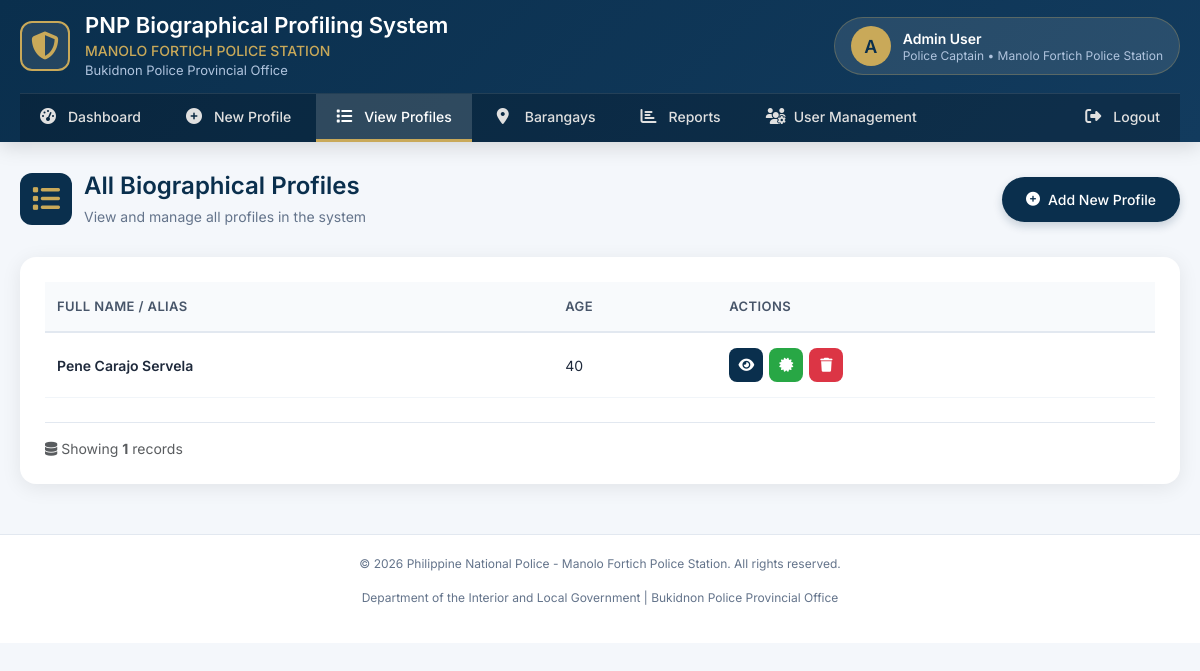
The app's page /profiles.php (signed in), older data.
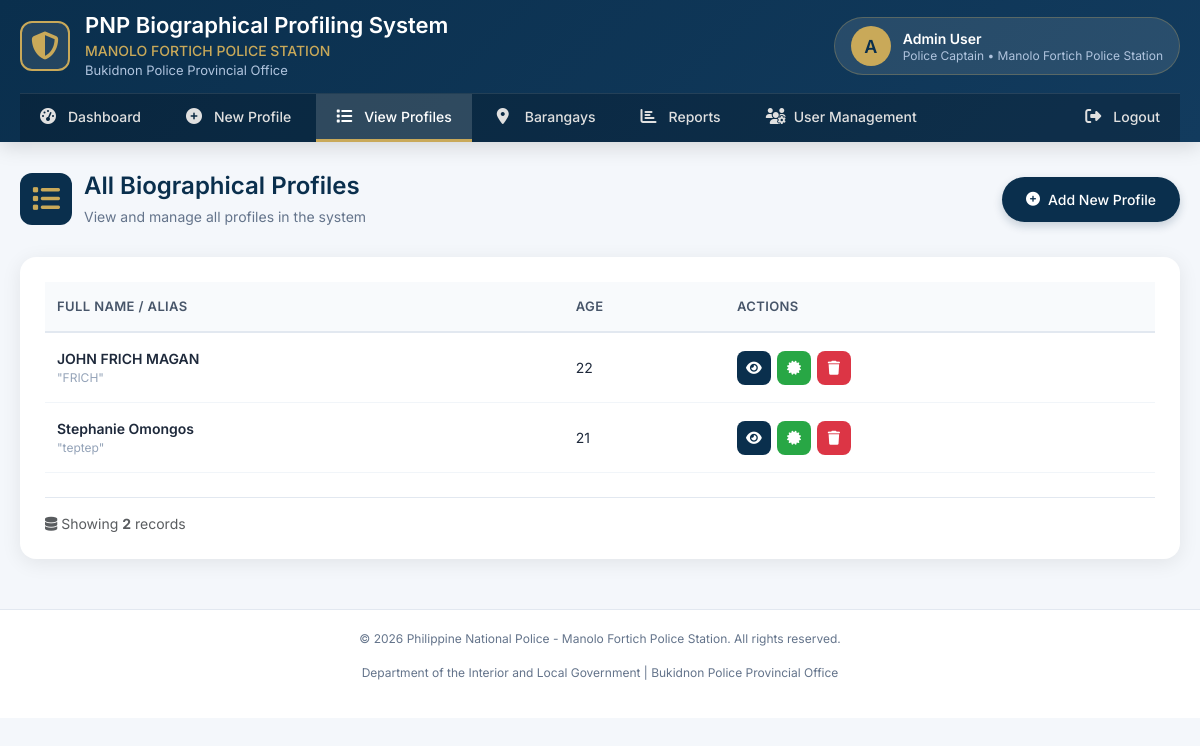
The same page, newer data.
### tables this page shows
CREATE TABLE `biographical_profiles` (
  `id` int(11) NOT NULL,
  `full_name` varchar(200) NOT NULL,
  `alias` varchar(200) DEFAULT NULL,
  `group_affiliation` varchar(200) DEFAULT NULL,
  `position_roles` text DEFAULT NULL,
  `age` int(11) DEFAULT NULL,
  `sex` enum('Male','Female','Other') DEFAULT NULL,
  `dob` date DEFAULT NULL,
  `pob` varchar(200) DEFAULT NULL,
  `educational_attainment` varchar(100) DEFAULT NULL,
  `occupation` text DEFAULT NULL,
  `company_office` varchar(200) DEFAULT NULL,
  `technical_skills` text DEFAULT NULL,
  `ethnic_group` varchar(100) DEFAULT NULL,
  `languages` text DEFAULT NULL,
  `present_address` text DEFAULT NULL,
  `provincial_address` text DEFAULT NULL,
  `civil_status` enum('Single','Married','Widowed','Separated','Divorced') DEFAULT NULL,
  `citizenship` varchar(50) DEFAULT NULL,
  `religion` varchar(100) DEFAULT NULL,
  `height_cm` decimal(5,2) DEFAULT NULL,
  `weight_kg` decimal(5,2) DEFAULT NULL,
  `height_ft` varchar(10) DEFAULT NULL,
  `eyes_color` varchar(50) DEFAULT NULL,
  `hair_color` varchar(50) DEFAULT NULL,
  `built` enum('Small','Medium','Large') DEFAULT NULL,
  `complexion` varchar(50) DEFAULT NULL,
  `distinguishing_marks` text DEFAULT NULL,
  `previous_arrest_record` text DEFAULT NULL,
  `previous_arrest` text DEFAULT NULL,
  `specific_charge` text DEFAULT NULL,
  `arresting_officer` varchar(200) DEFAULT NULL,
  `arresting_unit` varchar(200) DEFAULT NULL,
  `date_time_place_of_arrest` text DEFAULT NULL,
  `arresting_officer_name` varchar(255) DEFAULT NULL,
  `arresting_officer_unit` varchar(255) DEFAULT NULL,
  `father_name` varchar(200) DEFAULT NULL,
  `father_address` text DEFAULT NULL,
  `father_dob` date DEFAULT NULL,
  `father_pob` varchar(200) DEFAULT NULL,
  `father_age` int(11) DEFAULT NULL,
  `father_occupation` varchar(200) DEFAULT NULL,
  `mother_name` varchar(200) DEFAULT NULL,
  `mother_address` text DEFAULT NULL,
  `mother_dob` date DEFAULT NULL,
  `mother_pob` varchar(200) DEFAULT NULL,
  `mother_age` int(11) DEFAULT NULL,
  `mother_occupation` varchar(200) DEFAULT NULL,
  `spouse_name` varchar(200) DEFAULT NULL,
  `spouse_age` int(11) DEFAULT NULL,
  `spouse_occupation` varchar(200) DEFAULT NULL,
  `spouse_address` text DEFAULT NULL,
  `drugs_involved` text DEFAULT NULL,
  `source_relationship` varchar(200) DEFAULT NULL,
  `source_address` varchar(200) DEFAULT NULL,
  `source_name` varchar(200) DEFAULT NULL,
  `source_nickname` varchar(100) DEFAULT NULL,
  `source_full_address` text DEFAULT NULL,
  `source_other_drugs` varchar(200) DEFAULT NULL,
  `subgroup_name` varchar(200) DEFAULT NULL,
  `specific_aor` varchar(200) DEFAULT NULL,
  `other_source_name` varchar(200) DEFAULT NULL,
  `other_source_alias` varchar(100) DEFAULT NULL,
  `other_source_details` text DEFAULT NULL,
  `drugs_pushed` text DEFAULT NULL,
  `other_drugs_pushed` varchar(200) DEFAULT NULL,
  `profile_picture` varchar(255) DEFAULT NULL,
  `vehicles_used` text DEFAULT NULL,
  `armaments` text DEFAULT NULL,
  `companions_arrest` text DEFAULT NULL,
  `recruitment_summary` text DEFAULT NULL,
  `modus_operandi` text DEFAULT NULL,
  `organizational_structure` text DEFAULT NULL,
  `ci_matters` text DEFAULT NULL,
  `other_revelations` text DEFAULT NULL,
  `recommendation` text DEFAULT NULL,
  `created_by` int(11) DEFAULT NULL,
  `created_at` timestamp NOT NULL DEFAULT current_timestamp(),
  `updated_at` timestamp NOT NULL DEFAULT current_timestamp() ON UPDATE current_timestamp(),
  `status` enum('active','archived','delisted') DEFAULT 'active'
);

### profiles.php (the view, shortened to what this page needs)
<?php
$database = new Database();
$db = $database->getConnection();
$query = "SELECT * FROM biographical_profiles ORDER BY created_at DESC";
$stmt = $db->query($query);
$profiles = $stmt->fetchAll(PDO::FETCH_ASSOC);
?>
<!DOCTYPE html>
<html lang="en">
<head>
    <link href="https://cdn.jsdelivr.net/npm/bootstrap@5.3.0/dist/css/bootstrap.min.css" rel="stylesheet">
    <link rel="stylesheet" href="https://cdnjs.cloudflare.com/ajax/libs/font-awesome/6.4.0/css/all.min.css">
</head>
<body>
    <nav class="navbar-modern">
        <div class="navbar-container">
            <div class="navbar-header">
                <div class="logo-area">
                    <div class="pnp-logo">
                        <i class="fas fa-shield-alt"></i>
                    </div>
                    <div class="title-area">
                        <h1>PNP Biographical Profiling System</h1>
                        <div class="station">MANOLO FORTICH POLICE STATION</div>
                        <div class="subtitle">Bukidnon Police Provincial Office</div>
                    </div>
                </div>
                <div class="user-area">
                    <div class="user-profile">
                        <div class="user-avatar">
                            <?php echo substr($_SESSION['full_name'], 0, 1); ?>
                        </div>
                        <div class="user-info">
                            <div class="user-name"><?php echo $_SESSION['full_name']; ?></div>
                            <div class="user-rank"><?php echo $_SESSION['rank']; ?> • <?php echo $_SESSION['unit']; ?></div>
                        </div>
                    </div>
                </div>
            </div>
            <div class="nav-menu">
                <ul>
                    <li><a href="dashboard.php"><i class="fas fa-tachometer-alt"></i> Dashboard</a></li>
                    <li><a href="profile_form.php"><i class="fas fa-plus-circle"></i> New Profile</a></li>
                    <li><a href="profiles.php" class="active"><i class="fas fa-list"></i> View Profiles</a></li>
                    <li><a href="barangays.php"><i class="fas fa-map-marker-alt"></i> Barangays</a></li>
                    <li><a href="reports.php"><i class="fas fa-chart-bar"></i> Reports</a></li>
                    <?php if ($_SESSION['role'] == 'admin'): ?>
                    <li><a href="users.php"><i class="fas fa-users-cog"></i> User Management</a></li>
                    <?php endif; ?>
                    <li style="margin-left: auto;"><a href="logout.php"><i class="fas fa-sign-out-alt"></i> Logout</a></li>
                </ul>
            </div>
        </div>
    </nav>
    <div class="main-content">
        <div class="page-header">
            <div class="page-title">
                <i class="fas fa-list"></i>
                <div class="title-text">
                    <h2>All Biographical Profiles</h2>
                    <p>View and manage all profiles in the system</p>
                </div>
            </div>
            <a href="profile_form.php" class="btn-add">
                <i class="fas fa-plus-circle"></i> Add New Profile
            </a>
        </div>
        <div class="table-container">
            <?php if (count($profiles) > 0): ?>
                <div class="table-responsive">
                    <table class="modern-table">
                        <thead>
                            <tr>
                                <th>Full Name / Alias</th>
                                <th>Age</th>
                                <th>Actions</th>
                            </tr>
                        </thead>
                        <tbody>
                            <?php foreach ($profiles as $profile): ?>
                            <tr>
                                <td>
                                    <div class="name-with-alias">
                                        <span class="full-name"><?php echo htmlspecialchars($profile['full_name']); ?></span>
                                        <?php if (!empty($profile['alias'])): ?>
                                            <span class="alias">"<?php echo htmlspecialchars($profile['alias']); ?>"</span>
                                        <?php endif; ?>
                                    </div>
                                </td>
                                <td><?php echo $profile['age']; ?></td>
                                <td>
                                    <div class="action-buttons">
                                        <a href="view_profile.php?id=<?php echo $profile['id']; ?>&return_to=profiles"
                                           class="btn-icon view"
                                           title="View Profile">
                                            <i class="fas fa-eye"></i>
                                        </a>
                                        <a href="certificate.php?id=<?php echo $profile['id']; ?>"
                                           class="btn-icon certificate"
                                           title="Generate Certificate of Completion"
                                           target="_blank">
                                            <i class="fas fa-certificate"></i>
                                        </a>
                                        <?php if ($_SESSION['role'] == 'admin'): ?>
                                        <button type="button"
                                                class="btn-icon delete"
                                                title="Delete Profile"
                                                onclick="confirmDelete(<?php echo $profile['id']; ?>, '<?php echo htmlspecialchars(addslashes($profile['full_name'])); ?>')">
                                            <i class="fas fa-trash"></i>
                                        </button>
                                        <?php endif; ?>
                                    </div>
                                </td>
                            </tr>
                            <?php endforeach; ?>
                        </tbody>
                    </table>
                </div>
                <div class="mt-4 text-muted" style="border-top: 1px solid #e2e8f0; padding-top: 15px;">
                    <div class="d-flex justify-content-between align-items-center">
                        <small>
                            <i class="fas fa-database"></i>
                            Showing <strong><?php echo count($profiles); ?></strong> records
                        </small>
                    </div>
                </div>
            <?php endif; ?>
        </div>
    </div>
    <footer class="footer">
        <div class="container">
            <p>© <?php echo date('Y'); ?> Philippine National Police - Manolo Fortich Police Station. All rights reserved.</p>
            <p>Department of the Interior and Local Government | Bukidnon Police Provincial Office</p>
        </div>
    </footer>
</body>
</html>

### profiles.php (style rules this page uses)
* { margin: 0; padding: 0; box-sizing: border-box; }
body { font-family: 'Inter', -apple-system, BlinkMacSystemFont, 'Segoe UI', Roboto, sans-serif; background: #f4f7fb; color: #1e293b; line-height: 1.5; }
.navbar-modern { background: linear-gradient(135deg, #0a2f4d 0%, #123b5e 100%); padding: 0; box-shadow: 0 4px 20px rgba(0,0,0,0.15); position: sticky; top: 0; z-index: 1000; }
.navbar-container { max-width: 1400px; margin: 0 auto; padding: 0 20px; }
.navbar-header { display: flex; align-items: center; justify-content: space-between; padding: 12px 0; }
.logo-area { display: flex; align-items: center; gap: 15px; }
.pnp-logo { width: 50px; height: 50px; background: rgba(255,255,255,0.1); border-radius: 12px; display: flex; align-items: center; justify-content: center; border: 2px solid #c9a959; }
.pnp-logo i { font-size: 28px; color: #c9a959; }
.title-area h1 { font-size: 22px; font-weight: 600; color: white; margin: 0; line-height: 1.2; }
.title-area .subtitle { font-size: 13px; color: #b0c4de; margin: 0; }
.title-area .station { font-size: 14px; color: #c9a959; font-weight: 500; margin: 2px 0 0; }
.user-area { display: flex; align-items: center; gap: 20px; }
.user-profile { display: flex; align-items: center; gap: 12px; background: rgba(255,255,255,0.1); padding: 8px 16px; border-radius: 40px; border: 1px solid rgba(201, 169, 89, 0.3); }
.user-avatar { width: 40px; height: 40px; background: #c9a959; border-radius: 50%; display: flex; align-items: center; justify-content: center; color: #0a2f4d; font-weight: 600; font-size: 18px; }
.user-info { line-height: 1.3; }
.user-name { font-weight: 600; color: white; font-size: 14px; }
.user-rank { font-size: 12px; color: #b0c4de; }
.nav-menu { background: rgba(0,0,0,0.2); padding: 0; border-top: 1px solid rgba(255,255,255,0.1); }
.nav-menu ul { display: flex; list-style: none; margin: 0; padding: 0; gap: 5px; }
.nav-menu li { margin: 0; }
.nav-menu a { display: flex; align-items: center; gap: 8px; padding: 12px 20px; color: #e0e0e0; text-decoration: none; font-size: 14px; font-weight: 500; transition: all 0.3s; border-bottom: 3px solid transparent; }
.nav-menu a i { font-size: 16px; width: 20px; }
.nav-menu a.active { background: rgba(255,255,255,0.15); color: white; border-bottom-color: #c9a959; }
.main-content { max-width: 1400px; margin: 30px auto; padding: 0 20px; }
.page-header { display: flex; justify-content: space-between; align-items: center; margin-bottom: 30px; }
.page-title { display: flex; align-items: center; gap: 12px; }
.page-title i { font-size: 28px; color: #c9a959; background: #0a2f4d; padding: 12px; border-radius: 12px; }
.title-text h2 { font-size: 24px; font-weight: 600; color: #0a2f4d; margin: 0 0 5px; }
.title-text p { color: #64748b; margin: 0; font-size: 14px; }
.btn-add { background: #0a2f4d; color: white; border: none; padding: 12px 24px; border-radius: 40px; font-size: 14px; font-weight: 500; display: inline-flex; align-items: center; gap: 8px; text-decoration: none; transition: all 0.3s; box-shadow: 0 4px 10px rgba(10,47,77,0.2); }
.table-container { background: white; border-radius: 16px; padding: 25px; box-shadow: 0 4px 20px rgba(0,0,0,0.08); }
.modern-table { width: 100%; border-collapse: collapse; }
.modern-table th { background: #f8fafc; padding: 15px 12px; font-size: 13px; font-weight: 600; color: #475569; text-transform: uppercase; letter-spacing: 0.03em; border-bottom: 2px solid #e2e8f0; }
.modern-table td { padding: 15px 12px; font-size: 14px; border-bottom: 1px solid #f1f5f9; vertical-align: middle; }
.name-with-alias { display: flex; flex-direction: column; }
.full-name { font-weight: 600; color: #1e293b; }
.alias { font-size: 12px; color: #94a3b8; }
.action-buttons { display: flex; gap: 6px; }
.btn-icon { width: 34px; height: 34px; border-radius: 8px; display: inline-flex; align-items: center; justify-content: center; color: white; text-decoration: none; font-size: 14px; transition: all 0.2s; border: none; cursor: pointer; }
.btn-icon.view { background: #0a2f4d; }
.btn-icon.delete { background: #dc3545; }
.btn-icon.certificate { background: #28a745; }
.footer { background: white; padding: 20px 0; margin-top: 50px; border-top: 1px solid #e2e8f0; text-align: center; font-size: 12px; color: #64748b; }

Row changes from the older to the newer data that the page shows:
removed biographical_profiles: full_name "Pene Carajo Servela", age "40"
added biographical_profiles: full_name "JOHN FRICH MAGAN", alias "FRICH", age "22"
added biographical_profiles: full_name "Stephanie Omongos", alias "teptep", age "21"
Text that changed along with them:
count($profiles): "1" → "2"
